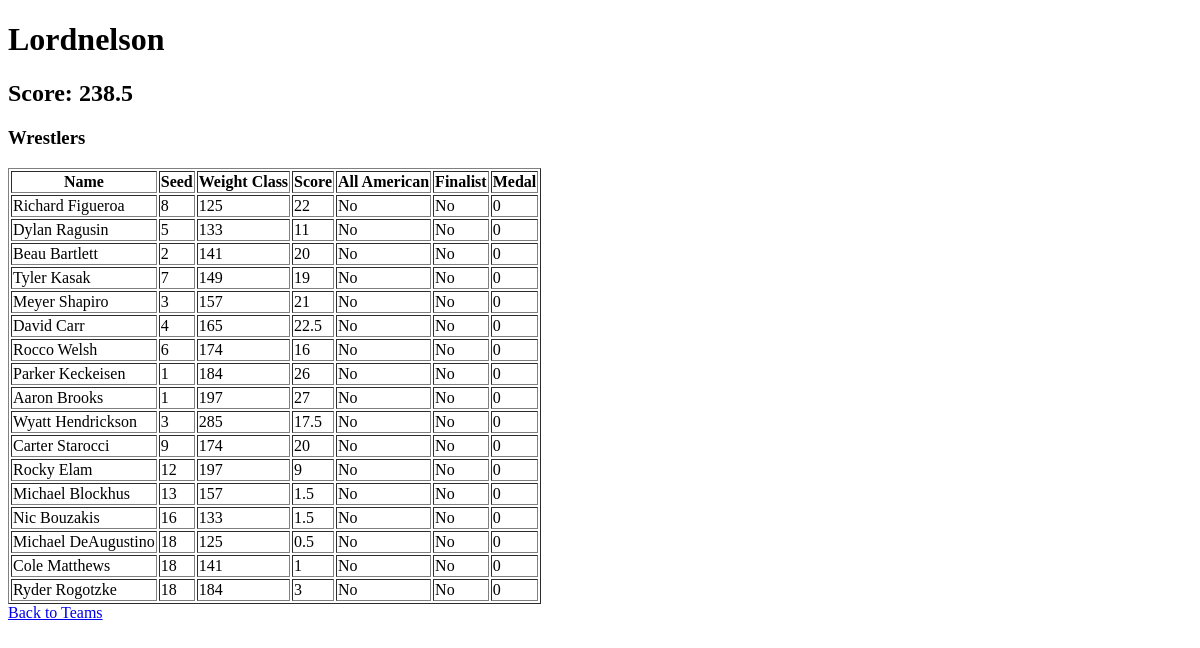
Before: /team/11 with the older database file.
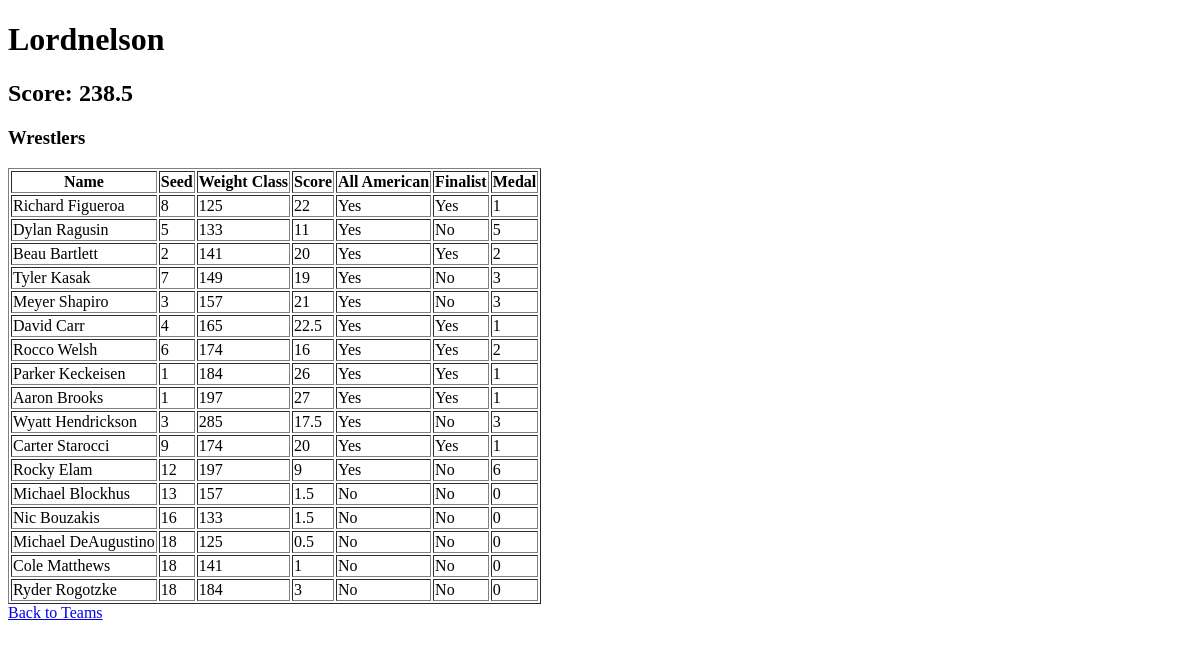
After: the same page with the newer database file.
### tables this page shows
CREATE TABLE teams (
            id INTEGER PRIMARY KEY AUTOINCREMENT,
            name TEXT NOT NULL,
            score INTEGER,
            tie_breaker_team TEXT,
            tie_breaker_score INTEGER
        );

CREATE TABLE wrestlers (
            id INTEGER PRIMARY KEY AUTOINCREMENT,
            name TEXT NOT NULL,
            seed INTEGER,
            weight_class TEXT,
            score INTEGER NOT NULL DEFAULT 0,
            all_american BOOLEAN NOT NULL DEFAULT 0,
            medal INTEGER NOT NULL DEFAULT 0,
            finalist BOOLEAN NOT NULL DEFAULT 0,
            number_of_times_picked INTEGER NOT NULL DEFAULT 0
        );

### src/app.py (the view)
@app.route('/team/<int:team_id>')
def team(team_id):
    conn = create_connection('wrestling.db')
    cur = conn.cursor()
    cur.execute("SELECT * FROM teams WHERE id = ?", (team_id,))
    team = cur.fetchone()
    cur.execute("SELECT wrestler_id FROM team_wrestlers WHERE team_id = ?", (team_id,))
    wrestler_ids = cur.fetchall()
    wrestlers = []
    for wrestler_id in wrestler_ids:
        cur.execute("SELECT * FROM wrestlers WHERE id = ?", (wrestler_id[0],))
        wrestler = cur.fetchone()
        wrestlers.append(wrestler)
    first_ten_sorted = sorted([w for w in wrestlers if w[2] <= 8], key=lambda x: x[3])
    remaining_sorted = sorted([w for w in wrestlers if w[2] > 8], key=lambda x: x[2])
    wrestlers_sorted = first_ten_sorted + remaining_sorted
    total_all_americans = sum(1 for wrestler in wrestlers_sorted if wrestler[5])
    total_finalists = sum(1 for wrestler in wrestlers_sorted if wrestler[7])
    conn.close()
    return render_template('team.html', team=team, wrestlers=wrestlers_sorted, total_all_americans=total_all_americans, total_finalists=total_finalists)

### src/app.py (called while the page is built)
def create_connection(db_file):
    conn = None
    try:
        conn = sqlite3.connect(db_file)
    except sqlite3.Error as e:
        print(e)
    return conn

### src/templates/team.html (shortened to what this page needs)
<!DOCTYPE html>
<html lang="en">
<head>
</head>
<body>
    <h1>{{ team[1] }}</h1>
    <h2>Score: {{ team[2] }}</h2>
    <h3>Wrestlers</h3>
    <table border="1">
        <tr>
            <th>Name</th>
            <th>Seed</th>
            <th>Weight Class</th>
            <th>Score</th>
            <th>All American</th>
            <th>Finalist</th>
            <th>Medal</th>
        </tr>
        {% for wrestler in wrestlers %}
        <tr>
            <td>{{ wrestler[1] }}</td>
            <td>{{ wrestler[2] }}</td>
            <td>{{ wrestler[3] }}</td>
            <td>{{ wrestler[4] }}</td>
            <td>{{ 'Yes' if wrestler[5] else 'No' }}</td>
            <td>{{ 'Yes' if wrestler[7] else 'No' }}</td>
            <td>{{ wrestler[6] }}</td>
        </tr>
        {% endfor %}
    </table>
    <a href="{{ url_for('index') }}">Back to Teams</a>
</body>
</html>

Changed rows visible on the page:
changed wrestlers "Richard Figueroa": all_american "No" → "Yes"; finalist "No" → "Yes"; medal "0" → "1"
changed wrestlers "Dylan Ragusin": all_american "No" → "Yes"; medal "0" → "5"
changed wrestlers "Beau Bartlett": all_american "No" → "Yes"; finalist "No" → "Yes"; medal "0" → "2"
changed wrestlers "Tyler Kasak": all_american "No" → "Yes"; medal "0" → "3"
changed wrestlers "Meyer Shapiro": all_american "No" → "Yes"; medal "0" → "3"
changed wrestlers "David Carr": all_american "No" → "Yes"; finalist "No" → "Yes"; medal "0" → "1"
changed wrestlers "Rocco Welsh": all_american "No" → "Yes"; finalist "No" → "Yes"; medal "0" → "2"
changed wrestlers "Parker Keckeisen": all_american "No" → "Yes"; finalist "No" → "Yes"; medal "0" → "1"
changed wrestlers "Aaron Brooks": all_american "No" → "Yes"; finalist "No" → "Yes"; medal "0" → "1"
changed wrestlers "Wyatt Hendrickson": all_american "No" → "Yes"; medal "0" → "3"
changed wrestlers "Carter Starocci": all_american "No" → "Yes"; finalist "No" → "Yes"; medal "0" → "1"
changed wrestlers "Rocky Elam": all_american "No" → "Yes"; medal "0" → "6"
